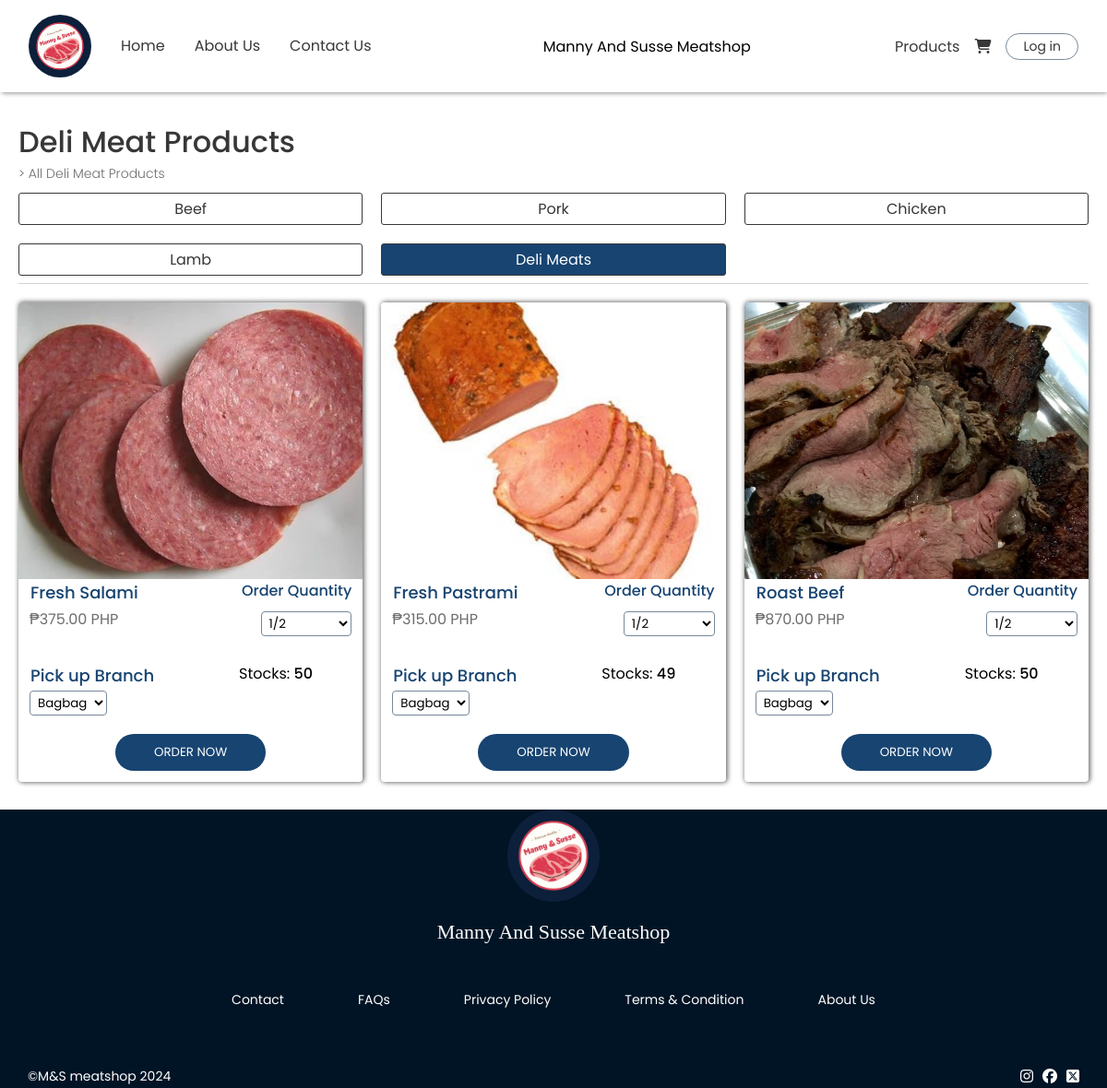
Page /components/deliprod.php on the committed database.
### tables this page shows
CREATE TABLE `tbl_products` (
  `prod_id` int(11) NOT NULL,
  `prod_name` varchar(255) NOT NULL,
  `prod_price` int(11) NOT NULL,
  `prod_type` int(11) NOT NULL,
  `prod_stocks` float NOT NULL,
  `prod_img` varchar(255) NOT NULL
);

### components/deliprod.php (the view, shortened to what this page needs)
<!DOCTYPE html>
<html lang="en">
<head>
    <link rel="stylesheet" href="../styles/general.css">
    <link rel="stylesheet" href="../styles/footer.css">
    <link rel="stylesheet" href="../styles/navbar.css">
    <link rel="stylesheet" href="../styles/products.css">
    <link rel="stylesheet" href="https://cdnjs.cloudflare.com/ajax/libs/font-awesome/6.5.2/css/all.min.css">
</head>
<body>
<?php include "./navbar.php" ?>
    <main>
        <div class="center">
            <div class="con">
                <div class="header-con">
                    <h1>Deli Meat Products</h1>
                    <p>> All Deli Meat Products</p>
                    <div class="flex-prod">
                        <a href="./products.php"><div>Beef</div></a>
                        <a href="./porkprod.php"><div>Pork</div></a>
                        <a href="./chickenprod.php"><div>Chicken</div></a>
                        <a href="./lambprod.php"><div>Lamb</div></a>
                        <a href="./deliprod.php"><div style="background: rgb(23, 68, 113);
                        color: white;">Deli Meats</div></a>
                    </div>
                </div>
                <div class="container">
                    <?php
                        $query = "SELECT pr.prod_id, pr.prod_name, pr.prod_stocks, pr.prod_price, pr.prod_type,
                        pr.prod_img, pt.prod_type_name FROM tbl_products pr
                        INNER JOIN tbl_product_type pt ON pr.prod_type = pt.prod_type_id;";
                        $stmt = $conn->prepare($query);
                        $stmt->execute();
                        $result = $stmt->get_result();
                        while($data = $result->fetch_assoc())
                        {
                            if($data['prod_type'] == 5 && ($data['prod_stocks'] >= 1)){
                    ?>
                    <div class="con-item" id="<?php echo $data['prod_id']; ?>">
                        <div class="img-con">
                            <img src="../assets/deli_meats/<?php echo $data['prod_img']; ?>" alt="">
                        </div>
                        <div class="flex-con-det">
                            <div class="con-details">
                                <div class="name"><?php echo $data["prod_name"]; ?></div>
                                <div class="price">₱<?php echo $data['prod_price']; ?>.00 PHP</div>
                            </div>
                            <div class="qnty-div">
                                <div class="name">Order Quantity</div>
                                <select name="qnty" class="qnty">
                                    <option value="1/2">1/2</option>
                                </select>
                            </div>
                        </div>
                        <div class="flex-con-det">
                            <div class="con-details">
                                <div class="name">Pick up Branch</div>
                                <select name="branch" class="branch">
                                    <option value="1">Bagbag</option>
                                </select>
                            </div>
                            <div class="input-div">
                                <div>Stocks:
                                    <span style="font-weight: 500;">
                                        <?php echo $data["prod_stocks"] ?>
                                    </span>
                                </div>
                            </div>
                        </div>
                        <div class="div-button">
                            <button>ORDER NOW</button>
                        </div>
                    </div>
                    <?php } } ?>
                </div>
            </div>
        </div>
    </main>
    <?php include "./footer.php" ?>
</body>
</html>

### styles/general.css (style rules this page uses)
* { font-family: "Poppins", sans-serif; box-sizing: border-box; margin: 0; transition: 0.3s ease; }
a { color: black; text-decoration: none; cursor: pointer; }
img { height: 100%; width: 100%; object-fit: cover; object-position: center; }
button { cursor: pointer; }

### styles/products.css (style rules this page uses)
body { margin-top: 100px; }
.center, main .center .con .container .con-item .div-button { display: flex; align-items: center; justify-content: center; }
main .con .header-con { padding-bottom: 8px; margin-bottom: 20px; border-bottom: 1px solid lightgray; }
main .con .header-con p { color: rgb(109, 109, 109); font-size: 14px; font-weight: 300; }
main .con .header-con h1 { font-weight: 500; color: rgb(55, 55, 55); }
main .center .con { max-width: 1200px; width: 100%; padding: 30px 20px; }
main .center .con .container .con-item .img-con { height: 230px; overflow: hidden; }
main .center .con .container .con-item .img-con img { object-fit: cover; object-position: center; }
main .center .con .container .con-item .con-details .name, .qnty-div .name { font-weight: 500; color: rgb(23, 68, 113); }
main .center .con .container .con-item .con-details { line-height: 28px; }
main .center .con .container .con-item .con-details .price { color: rgb(109, 109, 109); }
main .center .con .container .con-item .con-details .name { border: 1px solid transparent; }
main .center .con .container .con-item { box-shadow: 1px 0px 5px 1px rgba(0,0,0,0.56); -webkit-box-shadow: 1px 0px 5px 1px rgba(0,0,0,0.56); -moz-box-shadow: 1px 0px 5px 1px rgba(0,0,0,0.56); border-radius: 4px; overflow: hidden; }
main .center .con .container .con-item .div-button button { background: rgb(23, 68, 113); color: white; padding: 10px 42px; margin-bottom: 12px; border-radius: 50px; border: none; margin-top: 20px; }
main .center .con .container { display: grid; grid-template-columns: repeat(2, 1fr); gap: 20px; }
main .center .con .header-con .flex-prod { display: grid; grid-template-columns: repeat(3, 1fr); justify-content: space-between; gap: 20px; margin-top: 10px; }
main .center .con .header-con .flex-prod div { background: white; border: 1px solid rgb(56, 56, 56); color: rgb(55, 55, 55); text-align: center; border-radius: 3px; padding: 4px 6px; }
.flex-con-det { padding: 0 12px; }
.input-div { margin-top: 0; margin-bottom: 0; }
select { border: 1px solid lightslategray; border-radius: 4px; background: transparent; padding: 2px 4px; }
.qnty-div { display: flex; flex-direction: column; align-items: end; gap: 10px; }
.qnty-div select { width: 60%; }
@media (min-width: 768px) { main .center .con .container { grid-template-columns: repeat(3, 1fr); } }
@media (min-width: 768px) { main .center .con .container .con-item .img-con { height: 300px; } }
@media (min-width: 768px) { main .center .con .container .con-item .con-details .name { font-size: 18px; } }
@media (min-width: 768px) { main .center .con .container .con-item .con-details .price { font-size: 16px; } }
@media (min-width: 768px) { .flex-con-det { display: grid; grid-template-columns: repeat(2, 1fr); gap: 20px; } }
@media (min-width: 768px) { .input-div { display: flex; align-items: center; flex-direction: column; gap: 10px; } }

### rows in the picture
tbl_products: prod_img (picture), prod_name "Fresh Salami", prod_price "375", prod_stocks "50"
tbl_products: prod_img (picture), prod_name "Fresh Pastrami", prod_price "315", prod_stocks "49"
tbl_products: prod_img (picture), prod_name "Roast Beef", prod_price "870", prod_stocks "50"
